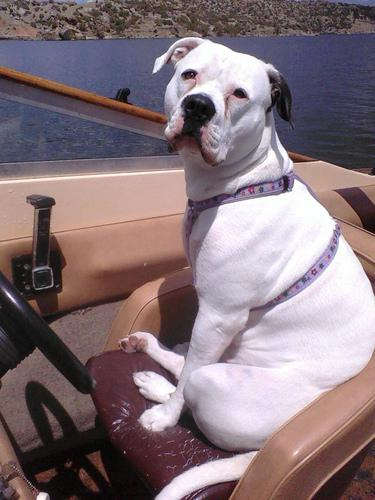
#> input picture dataset/cat_vs_dog/train/dog/american_bulldog_116_jpg.rf.13b4a97f7509e4805f4814cfb9ab63d4.jpg, 375 x 500 px; its folder holds only this picture in this run
$ jupyter execute --allow-errors Main.ipynb
#> lines starting #> are read from the running program, lines starting #| are printed output that depends on the picture
### src/Neuronal_Network.py
import numpy as np

class Neuronal_Network():
    def __init__(self,  cost_funct, metrics) -> None:
        self.cost_fuction = cost_funct
        self.metrics = metrics
        self.layers = []

    def addLayer(self, layer):
        self.layers.append(layer)

    # [78 lines left out: functions fit, __forward_propagation, __backward_propagation, __gradient_descent, __forward_prop, not called in this run]


### src/DenseLayer.py
from Layer import Layer
import numpy as np

class DenseLayer(Layer):
    ## n_Inputs reffers to the dimensions and n_Ouputs is the neurons number
    def __init__(self, n_Inputs, n_Outputs, act_function) -> None:
        super().__init__()
        self.weights = np.random.rand(n_Outputs, n_Inputs) * 2 - 1
        self.bias =  np.random.rand(n_Outputs, 1)          * 2 - 1
        self.activation_function =  act_function # Activation Function has two params: the function and his derivate

        self.inputs = None
        self.z = None


    # [14 lines left out: functions forward_prop, forward_propagation, not called in this run]

    def gradient_descent(self, cost, learnig_rate) -> None:
        self.weights -= learnig_rate * np.dot(cost, np.sum(self.inputs.T, 0, keepdims= True))
        self.bias -= learnig_rate * cost

### src/Main.ipynb
[cell 1]
import os
import cv2
import numpy as np

[cell 2]
images_array = []
label_array = []

def load_data(path):
#> called with path = '../dataset/cat_vs_dog/train/'
    images = []
    images_arr = []
    labels = []
    label_arr = []

    for category in os.listdir(path):
        categoria_path = os.path.join(path, category)
        for imagen_nombre in os.listdir(categoria_path):
            imagen_path = os.path.join(categoria_path, imagen_nombre)
            image = cv2.imread(imagen_path)
#> image is the input picture: shape (500, 375, 3); mean B, G, R 122.5, 116.3, 133.1
            image = cv2.resize(image, (255, 255))  # Redimensionar la imagen si es necesario
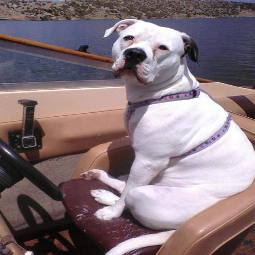
#> image: shape (255, 255, 3); mean B, G, R 122.3, 116.2, 132.9
            images.append(image.flatten())
            images_arr.append(image)
            images_array.append(image)
            labels.append(1 if category == 'dog' else 0)
            label_arr.append(category)
            label_array.append(category)

    return np.array(images), np.array(labels)

[cell 3]
train_path = "../dataset/cat_vs_dog/train/"
val_path = "../dataset/cat_vs_dog/val/"

[cell 4]
X_train, Y_train = load_data(train_path)
#> Y_train = [1]
#> (the rest of this cell did not finish here and is left out)


[cell 5]
X_train = X_train.T
X_train = X_train/255
Y_train = Y_train.reshape(-1, 1)

#> (the rest of this cell did not finish here and is left out)

[cell 6]
import matplotlib.pyplot as plt

# Example of a picture
index = 154
#> (the rest of this cell did not finish here and is left out)

[cell 7]
X_train.shape
#> Out = (195075, 1)

#> (a cell that did not finish here is left out)

[cell 9]
from Neuronal_Network import Neuronal_Network
from CostFunctions import mse, mse_d, binary_cross_entropy, binary_cross_entropy_d
from ActivationFunctions import relu, relu_d, sigmoid, sigmoid_d
from Metrics import acc

from DenseLayer import DenseLayer

[cell 10]
cost_fuction = [binary_cross_entropy, binary_cross_entropy_d]
act_function = [relu, relu_d,]
metrics = [acc]

p = len(X_train)
#> p = 195075

NN = Neuronal_Network(cost_fuction, metrics)
NN.addLayer(DenseLayer(p, 32, act_function))
NN.addLayer(DenseLayer(32, 16, act_function))
NN.addLayer(DenseLayer(16, 8, act_function))
NN.addLayer(DenseLayer(8, 1, [sigmoid, sigmoid_d]))

#> (the rest of this cell did not finish here and is left out)


$ run again, on dataset/cat_vs_dog/train/dog/american_pit_bull_terrier_102_jpg.rf.370d6d80f167e08fa53fd92acad09832.jpg
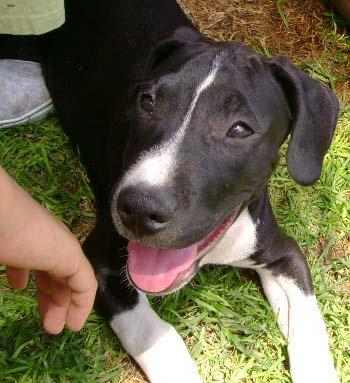
#> input picture dataset/cat_vs_dog/train/dog/american_pit_bull_terrier_102_jpg.rf.370d6d80f167e08fa53fd92acad09832.jpg, 350 x 383 px
#> in load_data, image is the input picture: shape (383, 350, 3); mean B, G, R 74.1, 99.4, 106.1
#> in load_data, `image = cv2.resize(image, (255, 255))`:
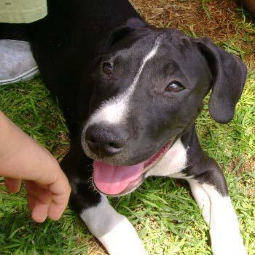
#> image: shape (255, 255, 3); mean B, G, R 74, 99.3, 106
#> Y_train = [1]
#> p = 195075

$ run again, on dataset/cat_vs_dog/train/dog/american_pit_bull_terrier_109_jpg.rf.47da8b2e52b17970a8ae6a369efce99c.jpg
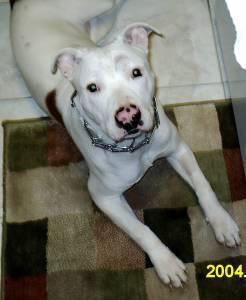
#> input picture dataset/cat_vs_dog/train/dog/american_pit_bull_terrier_109_jpg.rf.47da8b2e52b17970a8ae6a369efce99c.jpg, 246 x 300 px
#> in load_data, image is the input picture: shape (300, 246, 3); mean B, G, R 103.1, 113.7, 114.3
#> in load_data, `image = cv2.resize(image, (255, 255))`:
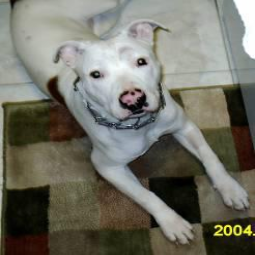
#> image: shape (255, 255, 3); mean B, G, R 103, 113.6, 114.2
#> Y_train = [1]
#> p = 195075

$ run again, on dataset/cat_vs_dog/train/dog/american_pit_bull_terrier_116_jpg.rf.9580b685328d6659a2765ac8d933d503.jpg
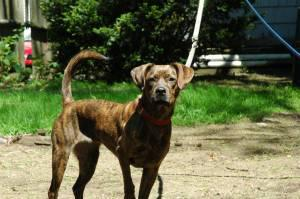
#> input picture dataset/cat_vs_dog/train/dog/american_pit_bull_terrier_116_jpg.rf.9580b685328d6659a2765ac8d933d503.jpg, 300 x 199 px
#> in load_data, image is the input picture: shape (199, 300, 3); mean B, G, R 68.9, 103.3, 98.4
#> in load_data, `image = cv2.resize(image, (255, 255))`:
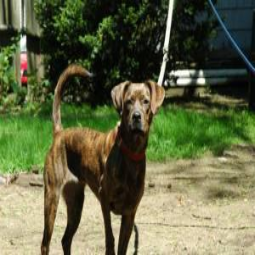
#> image: shape (255, 255, 3); mean B, G, R 68.7, 103.1, 98.2
#> Y_train = [1]
#> p = 195075

$ run again, on dataset/cat_vs_dog/train/dog/american_bulldog_118_jpg.rf.19ddb13c6e9c69837c98eff19c65f7bc.jpg
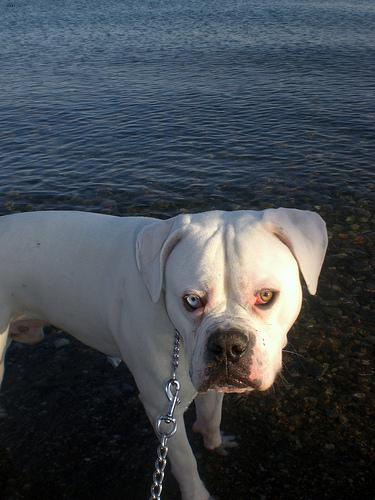
#> input picture dataset/cat_vs_dog/train/dog/american_bulldog_118_jpg.rf.19ddb13c6e9c69837c98eff19c65f7bc.jpg, 375 x 500 px
#> in load_data, image is the input picture: shape (500, 375, 3); mean B, G, R 79.3, 72.6, 66.2
#> in load_data, `image = cv2.resize(image, (255, 255))`:
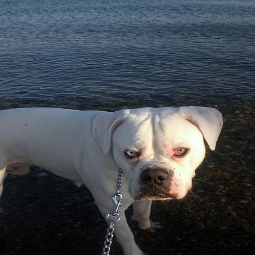
#> image: shape (255, 255, 3); mean B, G, R 79.2, 72.5, 66.1
#> Y_train = [1]
#> p = 195075
